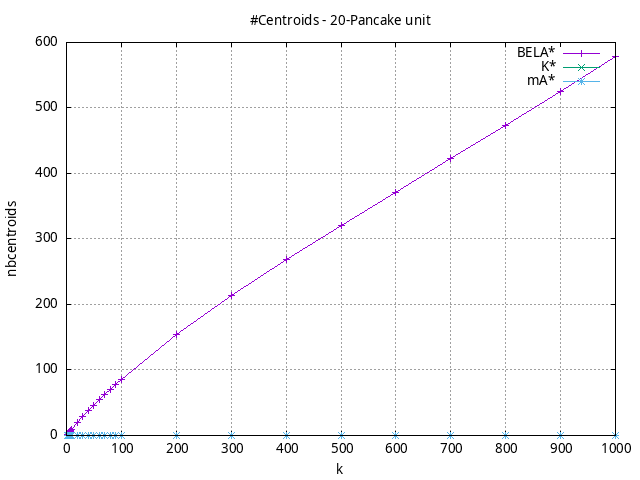

This chart was generated by the following gnuplot code:
#!/usr/bin/gnuplot
# -*- coding: utf-8 -*-
#
# results/n-pancake/unit/20/20pancake.heuristic.nbcentroids.gnuplot
#
# Started on 04/09/2024 14:21:13
# Author: Carlos Linares López
set grid
set xlabel "k"
set ylabel "nbcentroids"

set title "#Centroids - 20-Pancake unit"

set terminal png enhanced font "Ariel,10"
set output '20pancake.heuristic.nbcentroids.png'

plot "-" title "BELA*"      with linesp, "-" title "K*"      with linesp, "-" title "mA*"      with linesp

	1 1.0
	2 1.99
	3 2.99
	4 3.98
	5 4.95
	6 5.9
	7 6.87
	8 7.85
	9 8.81
	10 9.79
	20 19.29
	30 28.54
	40 37.54
	50 46.17
	60 54.54
	70 62.55
	80 70.07
	90 77.52
	100 84.97
	200 153.57
	300 214.23
	400 268.35
	500 320.75
	600 370.88
	700 422.4
	800 473.27
	900 524.78
	1000 578.92
end
	1 0.0
	2 0.0
	3 0.0
	4 0.0
	5 0.0
	6 0.0
	7 0.0
	8 0.0
	9 0.0
	10 0.0
end
	1 0.0
	2 0.0
	3 0.0
	4 0.0
	5 0.0
	6 0.0
	7 0.0
	8 0.0
	9 0.0
	10 0.0
	20 0.0
	30 0.0
	40 0.0
	50 0.0
	60 0.0
	70 0.0
	80 0.0
	90 0.0
	100 0.0
	200 0.0
	300 0.0
	400 0.0
	500 0.0
	600 0.0
	700 0.0
	800 0.0
	900 0.0
	1000 0.0
end
